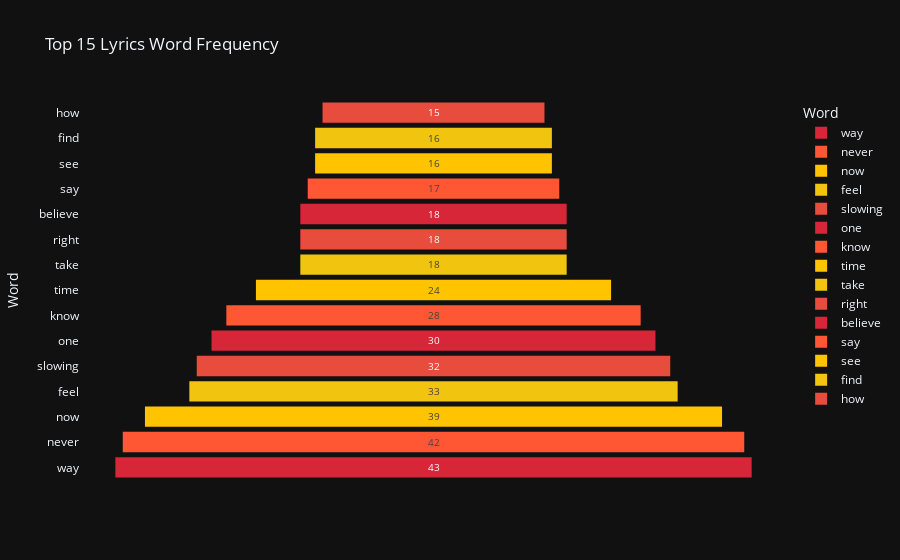

The cell this chart's notebook holds for it:
### Markdown cell above
### Drag Path Funnel Chart

### Code cell
import plotly.express as px
import pandas as pd

# Your data
df_counts = pd.DataFrame(counts.most_common(15), columns=['Word', 'Count'])

# Your vibrant fire/sunset palette
custom_reds = [
    '#D72638', '#FF5733', '#FFC300', '#F1C40F', '#E74C3C'
]

# The Fix: Added color='Word'
fig = px.funnel(df_counts,
                x='Count',
                y='Word',
                title='Top 15 Lyrics Word Frequency',
                color='Word',
                color_discrete_sequence=custom_reds)

fig.show()

### Figure 1 — Plotly figure (JSON) as saved in the notebook; plotly's stock layout.template omitted (floating-point values rounded to 4 significant figures)
{"data": [{"hovertemplate": "Word=%{y}<br>Count=%{x}<extra></extra>", "legendgroup": "way", "marker": {"color": "#D72638"}, "name": "way", "orientation": "h", "showlegend": true, "x": [43], "xaxis": "x", "y": ["way"], "yaxis": "y", "type": "funnel"}, {"hovertemplate": "Word=%{y}<br>Count=%{x}<extra></extra>", "legendgroup": "never", "marker": {"color": "#FF5733"}, "name": "never", "orientation": "h", "showlegend": true, "x": [42], "xaxis": "x", "y": ["never"], "yaxis": "y", "type": "funnel"}, {"hovertemplate": "Word=%{y}<br>Count=%{x}<extra></extra>", "legendgroup": "now", "marker": {"color": "#FFC300"}, "name": "now", "orientation": "h", "showlegend": true, "x": [39], "xaxis": "x", "y": ["now"], "yaxis": "y", "type": "funnel"}, {"hovertemplate": "Word=%{y}<br>Count=%{x}<extra></extra>", "legendgroup": "feel", "marker": {"color": "#F1C40F"}, "name": "feel", "orientation": "h", "showlegend": true, "x": [33], "xaxis": "x", "y": ["feel"], "yaxis": "y", "type": "funnel"}, {"hovertemplate": "Word=%{y}<br>Count=%{x}<extra></extra>", "legendgroup": "slowing", "marker": {"color": "#E74C3C"}, "name": "slowing", "orientation": "h", "showlegend": true, "x": [32], "xaxis": "x", "y": ["slowing"], "yaxis": "y", "type": "funnel"}, {"hovertemplate": "Word=%{y}<br>Count=%{x}<extra></extra>", "legendgroup": "one", "marker": {"color": "#D72638"}, "name": "one", "orientation": "h", "showlegend": true, "x": [30], "xaxis": "x", "y": ["one"], "yaxis": "y", "type": "funnel"}, {"hovertemplate": "Word=%{y}<br>Count=%{x}<extra></extra>", "legendgroup": "know", "marker": {"color": "#FF5733"}, "name": "know", "orientation": "h", "showlegend": true, "x": [28], "xaxis": "x", "y": ["know"], "yaxis": "y", "type": "funnel"}, {"hovertemplate": "Word=%{y}<br>Count=%{x}<extra></extra>", "legendgroup": "time", "marker": {"color": "#FFC300"}, "name": "time", "orientation": "h", "showlegend": true, "x": [24], "xaxis": "x", "y": ["time"], "yaxis": "y", "type": "funnel"}, {"hovertemplate": "Word=%{y}<br>Count=%{x}<extra></extra>", "legendgroup": "take", "marker": {"color": "#F1C40F"}, "name": "take", "orientation": "h", "showlegend": true, "x": [18], "xaxis": "x", "y": ["take"], "yaxis": "y", "type": "funnel"}, {"hovertemplate": "Word=%{y}<br>Count=%{x}<extra></extra>", "legendgroup": "right", "marker": {"color": "#E74C3C"}, "name": "right", "orientation": "h", "showlegend": true, "x": [18], "xaxis": "x", "y": ["right"], "yaxis": "y", "type": "funnel"}, {"hovertemplate": "Word=%{y}<br>Count=%{x}<extra></extra>", "legendgroup": "believe", "marker": {"color": "#D72638"}, "name": "believe", "orientation": "h", "showlegend": true, "x": [18], "xaxis": "x", "y": ["believe"], "yaxis": "y", "type": "funnel"}, {"hovertemplate": "Word=%{y}<br>Count=%{x}<extra></extra>", "legendgroup": "say", "marker": {"color": "#FF5733"}, "name": "say", "orientation": "h", "showlegend": true, "x": [17], "xaxis": "x", "y": ["say"], "yaxis": "y", "type": "funnel"}, {"hovertemplate": "Word=%{y}<br>Count=%{x}<extra></extra>", "legendgroup": "see", "marker": {"color": "#FFC300"}, "name": "see", "orientation": "h", "showlegend": true, "x": [16], "xaxis": "x", "y": ["see"], "yaxis": "y", "type": "funnel"}, {"hovertemplate": "Word=%{y}<br>Count=%{x}<extra></extra>", "legendgroup": "find", "marker": {"color": "#F1C40F"}, "name": "find", "orientation": "h", "showlegend": true, "x": [16], "xaxis": "x", "y": ["find"], "yaxis": "y", "type": "funnel"}, {"hovertemplate": "Word=%{y}<br>Count=%{x}<extra></extra>", "legendgroup": "how", "marker": {"color": "#E74C3C"}, "name": "how", "orientation": "h", "showlegend": true, "x": [15], "xaxis": "x", "y": ["how"], "yaxis": "y", "type": "funnel"}], "layout": {"xaxis": {"anchor": "y", "domain": [0.0, 1.0], "title": {"text": "Count"}}, "yaxis": {"anchor": "x", "domain": [0.0, 1.0], "title": {"text": "Word"}, "categoryorder": "array", "categoryarray": ["how", "find", "see", "say", "believe", "right", "take", "time", "know", "one", "slowing", "feel", "now", "never", "way"]}, "legend": {"title": {"text": "Word"}, "tracegroupgap": 0}, "title": {"text": "Top 15 Lyrics Word Frequency"}}}
